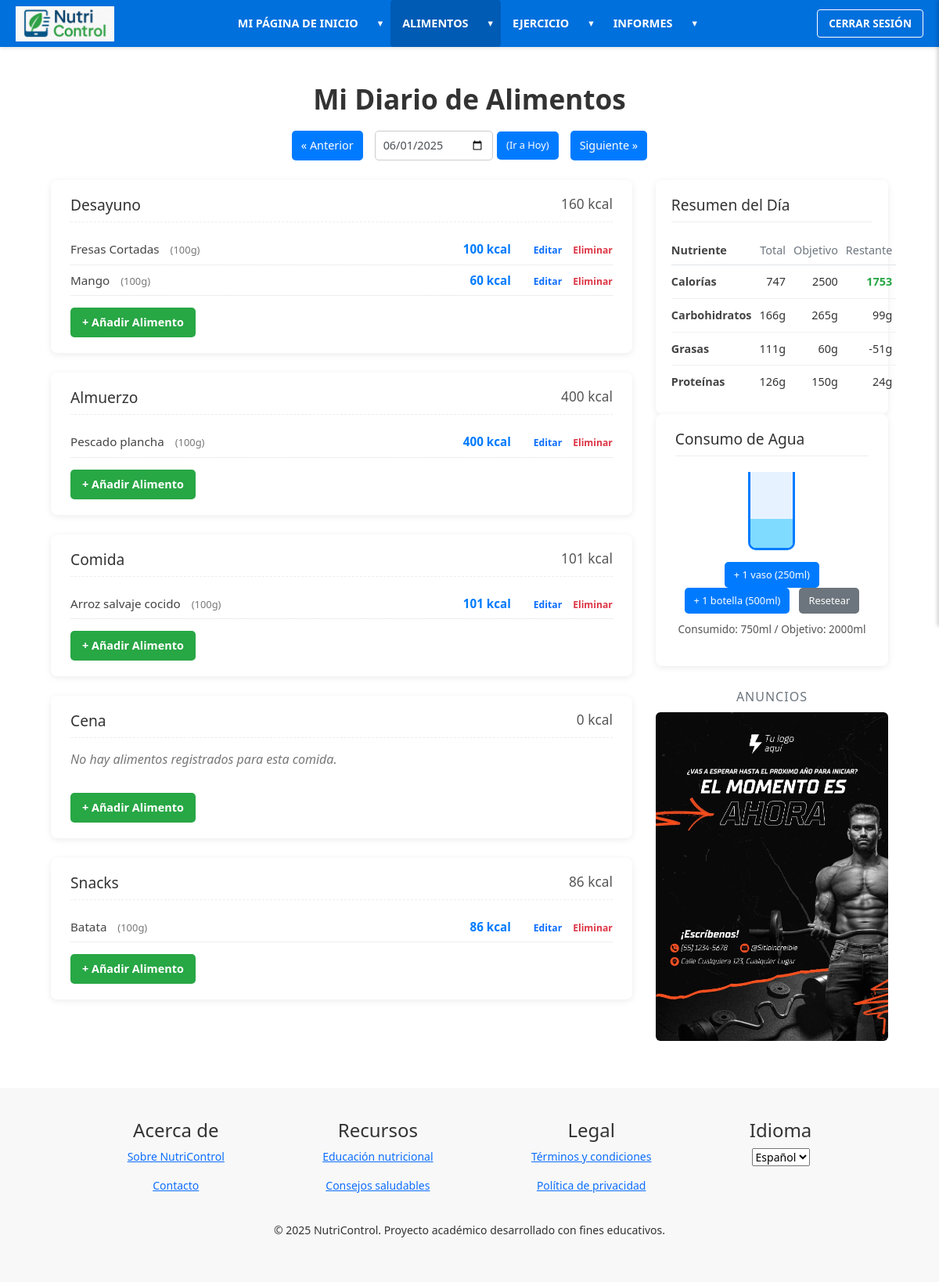
The page /alimentos/diario/2025-06-01/ (signed in) on the database its author committed.
### base/models.py (models this page shows, shortened)
class RegistroAlimentacion(models.Model):
    usuario = models.ForeignKey(settings.AUTH_USER_MODEL, on_delete=models.CASCADE, verbose_name=_("Usuario"))
    alimento = models.ForeignKey(Alimento, on_delete=models.CASCADE, verbose_name=_("Alimento"))
    cantidad = models.FloatField(verbose_name=_("Cantidad (gramos)"), help_text=_("Cantidad consumida en gramos"))
    fecha = models.DateField(verbose_name=_("Fecha de Consumo"), default=timezone.now)
    fecha_creacion = models.DateTimeField(verbose_name=_("Fecha de Registro"), auto_now_add=True)
    TIPO_COMIDA_CHOICES = [
        ('desayuno', _('Desayuno')), ('almuerzo', _('Almuerzo')),
        ('comida', _('Comida')), ('cena', _('Cena')), ('snacks', _('Snacks')),
    ]
    tipo_comida = models.CharField(max_length=20, choices=TIPO_COMIDA_CHOICES, verbose_name=_("Tipo de Comida"), null=True, blank=True)
    @property
    def calorias_consumidas(self):
        if self.alimento and self.alimento.calorias is not None and self.cantidad is not None:
            return (self.alimento.calorias * self.cantidad) / 100
        return 0
    @property
    def proteinas_consumidas(self):
        if self.alimento and self.alimento.proteinas is not None and self.cantidad is not None:
            return (self.alimento.proteinas * self.cantidad) / 100
        return 0
    @property
    def grasas_consumidas(self):
        if self.alimento and self.alimento.grasas is not None and self.cantidad is not None:
            return (self.alimento.grasas * self.cantidad) / 100
        return 0
    @property
    def carbohidratos_consumidos(self):
        if self.alimento and self.alimento.carbohidratos is not None and self.cantidad is not None:
            return (self.alimento.carbohidratos * self.cantidad) / 100
        return 0
    class Meta:
        verbose_name = _("Registro de Alimentación")
        verbose_name_plural = _("Registros de Alimentación")
        ordering = ['-fecha', '-fecha_creacion']

class Alimento(models.Model):
    nombre = models.CharField(verbose_name=_("Nombre del alimento"), max_length=100, unique=True, help_text=_("Nombre del alimento"))
    calorias = models.FloatField(verbose_name=_("Calorías (por 100g)"), help_text=_("Calorías por 100 g"))
    proteinas = models.FloatField(verbose_name=_("Proteínas (por 100g)"), help_text=_("Proteínas por 100 g"))
    grasas = models.FloatField(verbose_name=_("Grasas (por 100g)"), help_text=_("Grasas por 100 g"))
    carbohidratos = models.FloatField(verbose_name=_("Carbohidratos (por 100g)"), help_text=_("Carbohidratos por 100 g"))

### base/views.py (the view, shortened to what this page needs)
# urls.py: path('alimentos/diario/', views.diario_alimentos, name='diario_alimentos_hoy'),
@login_required
def diario_alimentos(request, fecha_str=None):
    if fecha_str:
        try: fecha_seleccionada = date.fromisoformat(fecha_str)
        except ValueError: messages.error(request, _("Formato de fecha inválido.")); return redirect(reverse('diario_alimentos_hoy'))
    else: fecha_seleccionada = timezone.localdate()
    tipo_comida_display_dict = dict(RegistroAlimentacion.TIPO_COMIDA_CHOICES)
    dia_anterior = fecha_seleccionada - timedelta(days=1); dia_siguiente = fecha_seleccionada + timedelta(days=1)
    es_hoy = (fecha_seleccionada == timezone.localdate())
    registros_del_dia = RegistroAlimentacion.objects.filter(usuario=request.user, fecha=fecha_seleccionada).order_by('fecha_creacion')
    tipos_comida_orden = [choice[0] for choice in RegistroAlimentacion.TIPO_COMIDA_CHOICES]
    comidas_del_dia_agrupadas = {tipo_key: [] for tipo_key in tipos_comida_orden}
    for registro in registros_del_dia:
        if registro.tipo_comida in comidas_del_dia_agrupadas:
            comidas_del_dia_agrupadas[registro.tipo_comida].append(registro)
    comidas_del_dia_lista_ordenada = []
    for tipo_key in tipos_comida_orden:
        registros_para_tipo = comidas_del_dia_agrupadas[tipo_key]
        total_calorias_tipo = sum(r.calorias_consumidas for r in registros_para_tipo if r.alimento)
        comidas_del_dia_lista_ordenada.append({
            'key': tipo_key, 'nombre_display': tipo_comida_display_dict.get(tipo_key, tipo_key.capitalize()),
            'registros': registros_para_tipo, 'total_calorias': total_calorias_tipo
        })
    total_calorias_consumidas = sum(c['total_calorias'] for c in comidas_del_dia_lista_ordenada)
    total_proteinas_consumidas = sum(r.proteinas_consumidas for comida in comidas_del_dia_lista_ordenada for r in comida['registros'] if r.alimento); total_grasas_consumidas = sum(r.grasas_consumidas for comida in comidas_del_dia_lista_ordenada for r in comida['registros'] if r.alimento); total_carbohidratos_consumidos = sum(r.carbohidratos_consumidos for comida in comidas_del_dia_lista_ordenada for r in comida['registros'] if r.alimento)
    calorias_objetivo = getattr(request.user, 'calorias_objetivo_fijadas', 2000); objetivo_proteinas = getattr(request.user, 'proteinas_objetivo_g', 120); objetivo_grasas = getattr(request.user, 'grasas_objetivo_g', 60); objetivo_carbohidratos = getattr(request.user, 'carbohidratos_objetivo_g', 250)
    objetivo_usuario_actual = getattr(request.user, 'objetivo', 'man'); calorias_objetivo_ajustado = calorias_objetivo
    if objetivo_usuario_actual == 'vol': calorias_objetivo_ajustado += 300
    elif objetivo_usuario_actual == 'def': calorias_objetivo_ajustado -= 300
    elif objetivo_usuario_actual == 'res': calorias_objetivo_ajustado += 100
    calorias_ejercicio_registradas = getattr(request.user, 'calorias_ejercicio_hoy_registradas', 0)
    calorias_restantes = calorias_objetivo_ajustado - total_calorias_consumidas + calorias_ejercicio_registradas
    proteinas_restantes = objetivo_proteinas - total_proteinas_consumidas; grasas_restantes = objetivo_grasas - total_grasas_consumidas; carbohidratos_restantes = objetivo_carbohidratos - total_carbohidratos_consumidos
    consumo_agua_hoy, created = ConsumoAgua.objects.get_or_create(usuario=request.user, fecha=fecha_seleccionada, defaults={'cantidad_ml': 0})
    objetivo_agua_ml = 2000; porcentaje_agua = round((consumo_agua_hoy.cantidad_ml / objetivo_agua_ml * 100) if objetivo_agua_ml > 0 else 0)
    form_anadir_consumo_modal = AnadirConsumoAlimentoForm(initial={'fecha': fecha_seleccionada})
    context = {
        'fecha_seleccionada_str': fecha_seleccionada.isoformat(), 'fecha_seleccionada_display': fecha_seleccionada,
        'dia_anterior_str': dia_anterior.isoformat(), 'dia_siguiente_str': dia_siguiente.isoformat(), 'es_hoy': es_hoy,
        'comidas_del_dia_lista_ordenada': comidas_del_dia_lista_ordenada,
        'total_calorias_consumidas': total_calorias_consumidas, 'total_proteinas_consumidas': total_proteinas_consumidas,
        'total_grasas_consumidas': total_grasas_consumidas, 'total_carbohidratos_consumidos': total_carbohidratos_consumidos,
        'calorias_objetivo_diario': calorias_objetivo_ajustado, 'objetivo_proteinas_g': objetivo_proteinas,
        'objetivo_grasas_g': objetivo_grasas, 'objetivo_carbohidratos_g': objetivo_carbohidratos,
        'calorias_restantes': calorias_restantes, 'proteinas_restantes': proteinas_restantes,
        'grasas_restantes': grasas_restantes, 'carbohidratos_restantes': carbohidratos_restantes,
        'consumo_agua_ml': consumo_agua_hoy.cantidad_ml, 'objetivo_agua_ml': objetivo_agua_ml,
        'porcentaje_agua_consumida': min(porcentaje_agua, 100),
        'form_anadir_consumo_modal': form_anadir_consumo_modal,
        'active_section': 'alimentos', 'active_subsection': 'diario_alimentos'
    }
    return render(request, 'diario_alimentos.html', context)

### base/templates/diario_alimentos.html (shortened to what this page needs)
{% extends "base.html" %}
{% load static i18n %}
{% load widget_tweaks %}
{% block extra_head %}
<link href="https://cdn.jsdelivr.net/npm/bootstrap@5.3.0/dist/css/bootstrap.min.css" rel="stylesheet">
{% endblock %}
{% block content %}
<div class="page-header">
    <h1>{% trans "Mi Diario de Alimentos" %}</h1>
</div>
<div class="date-navigation">
    <a href="{% url 'diario_alimentos_fecha' fecha_str=dia_anterior_str %}">&laquo; {% trans "Anterior" %}</a>
    <form method="GET" id="datePickerForm" style="display:inline-block; margin:0;">
        <input type="date" name="fecha_diario_picker" value="{{ fecha_seleccionada_str }}"
               title="{% trans 'Seleccionar fecha' %}"
               style="padding: 7px 10px; border-radius: 5px; border: 1px solid #ccc; font-size:0.9em;">
    </form>
    {% if not es_hoy %}
        <a href="{% url 'diario_alimentos_hoy' %}" style="font-weight:normal; font-size:0.8em; margin-left:-10px;">({% trans "Ir a Hoy" %})</a>
    {% endif %}
    <a href="{% url 'diario_alimentos_fecha' fecha_str=dia_siguiente_str %}">{% trans "Siguiente" %} &raquo;</a>
</div>
<div class="diario-grid">
    <main class="diario-main-content">
    {% for comida_info in comidas_del_dia_lista_ordenada %}
        <section class="diario-card meal-section" id="meal-{{ comida_info.key }}">
            <h3 class="card-title">
                <span>{{ comida_info.nombre_display }}</span>
                <span class="total-meal-calories">{{ comida_info.total_calorias|floatformat:0 }} {% trans "kcal" %}</span>
            </h3>
            {% if comida_info.registros %}
                {% for registro in comida_info.registros %}
                <div class="meal-item">
                    <div>
                        <span class="food-name">{{ registro.alimento.nombre }}</span>
                        <span class="food-details"> ({{ registro.cantidad|floatformat:0 }}g)</span>
                    </div>
                    <div class="food-calories">
                        {{ registro.calorias_consumidas|floatformat:0 }} {% trans "kcal" %}
                        <span class="actions">
                            <a href="{% url 'editar_registro' registro.pk %}" class="text-primary">{% trans "Editar" %}</a>
                            <a href="{% url 'eliminar_registro' registro.pk %}"
                               onclick="return confirm('{% blocktrans with alimento_nombre=registro.alimento.nombre %}Estás seguro que quieres eliminar el registro de {{ alimento_nombre }}?{% endblocktrans %}')" class="text-danger">
                               {% trans "Eliminar" %}
                            </a>
                        </span>
                    </div>
                </div>
                {% endfor %}
            {% else %}
                <p class="no-food-message">{% trans "No hay alimentos registrados para esta comida." %}</p>
            {% endif %}
            <button type="button" class="btn-add-food"
                    data-bs-toggle="modal" data-bs-target="#modalAnadirConsumo"
                    data-tipo-comida="{{ comida_info.key }}"
                    data-nombre-comida="{{ comida_info.nombre_display }}">
                + {% trans "Añadir Alimento" %}
            </button>
        </section>
    {% endfor %}
    </main>
    <aside class="diario-sidebar">
        <section class="diario-card nutrient-summary-card">
            <h2>{% trans "Resumen del Día" %}</h2>
            <table class="nutrient-summary-table">
                <thead>
                    <tr>
                        <th>{% trans "Nutriente" %}</th>
                        <th>{% trans "Total" %}</th>
                        <th>{% trans "Objetivo" %}</th>
                        <th>{% trans "Restante" %}</th>
                    </tr>
                </thead>
                <tbody>
                    <tr><td>{% trans "Calorías" %}</td><td>{{ total_calorias_consumidas|floatformat:0 }}</td><td>{{ calorias_objetivo_diario|floatformat:0 }}</td><td class="highlight">{{ calorias_restantes|floatformat:0 }}</td></tr>
                    <tr><td>{% trans "Carbohidratos" %}</td><td>{{ total_carbohidratos_consumidos|floatformat:0 }}g</td><td>{{ objetivo_carbohidratos_g|floatformat:0 }}g</td><td>{{ carbohidratos_restantes|floatformat:0 }}g</td></tr>
                    <tr><td>{% trans "Grasas" %}</td><td>{{ total_grasas_consumidas|floatformat:0 }}g</td><td>{{ objetivo_grasas_g|floatformat:0 }}g</td><td>{{ grasas_restantes|floatformat:0 }}g</td></tr>
                    <tr><td>{% trans "Proteínas" %}</td><td>{{ total_proteinas_consumidas|floatformat:0 }}g</td><td>{{ objetivo_proteinas_g|floatformat:0 }}g</td><td>{{ proteinas_restantes|floatformat:0 }}g</td></tr>
                </tbody>
            </table>
        </section>
        <section class="diario-card water-intake-card">
            <h2>{% trans "Consumo de Agua" %}</h2>
            <div class="water-glass-container">
                <div class="water-glass" id="waterGlassVisual">
                    <div class="water-fill" id="waterFillVisual" style="height: {{ porcentaje_agua_consumida }}%;"></div>
                </div>
            </div>
            <div class="water-controls">
                <button data-cantidad="250" class="btn-add-water">+ 1 {% trans "vaso" %} (250ml)</button>
                <button data-cantidad="500" class="btn-add-water">+ 1 {% trans "botella" %} (500ml)</button>
                <button data-cantidad="-1" class="btn-reset-water" style="background-color:#6c757d;">{% trans "Resetear" %}</button>
            </div>
            <p class="water-target-info" id="waterTargetInfo">
            </p>
        </section>
        <div style="margin-top: 30px;">
            <h3>{% trans "Anuncios" %}</h3>
                <img src="{{ MEDIA_URL }}fotos_publi/p1.png" alt="{% trans 'Publicidad 1' %}" style="width: 100%; height: auto; border-radius: 6px;">
        </div>
    </aside>
</div>
{% endblock %}

### rows shown on the page
RegistroAlimentacion: alimento.nombre "Fresas Cortadas", cantidad "100", calorias_consumidas "100"
RegistroAlimentacion: alimento.nombre "Mango", cantidad "100", calorias_consumidas "60"
RegistroAlimentacion: alimento.nombre "Pescado plancha", cantidad "100", calorias_consumidas "400"
RegistroAlimentacion: alimento.nombre "Arroz salvaje cocido", cantidad "100", calorias_consumidas "101"
RegistroAlimentacion: alimento.nombre "Batata", cantidad "100", calorias_consumidas "86"

### other values the page prints
{{ comida_info.nombre_display }} "Desayuno" "Almuerzo" "Comida" "Cena" "Snacks"
{{ comida_info.total_calorias|floatformat:0 }} "160" "400" "101" "0" "86"
{{ total_calorias_consumidas|floatformat:0 }} "747"
{{ calorias_objetivo_diario|floatformat:0 }} "2500"
{{ calorias_restantes|floatformat:0 }} "1753"
{{ total_carbohidratos_consumidos|floatformat:0 }} "166"
{{ objetivo_carbohidratos_g|floatformat:0 }} "265"
{{ carbohidratos_restantes|floatformat:0 }} "99"
{{ total_grasas_consumidas|floatformat:0 }} "111"
{{ objetivo_grasas_g|floatformat:0 }} "60"
{{ grasas_restantes|floatformat:0 }} "-51"
{{ total_proteinas_consumidas|floatformat:0 }} "126"
{{ objetivo_proteinas_g|floatformat:0 }} "150"
{{ proteinas_restantes|floatformat:0 }} "24"
